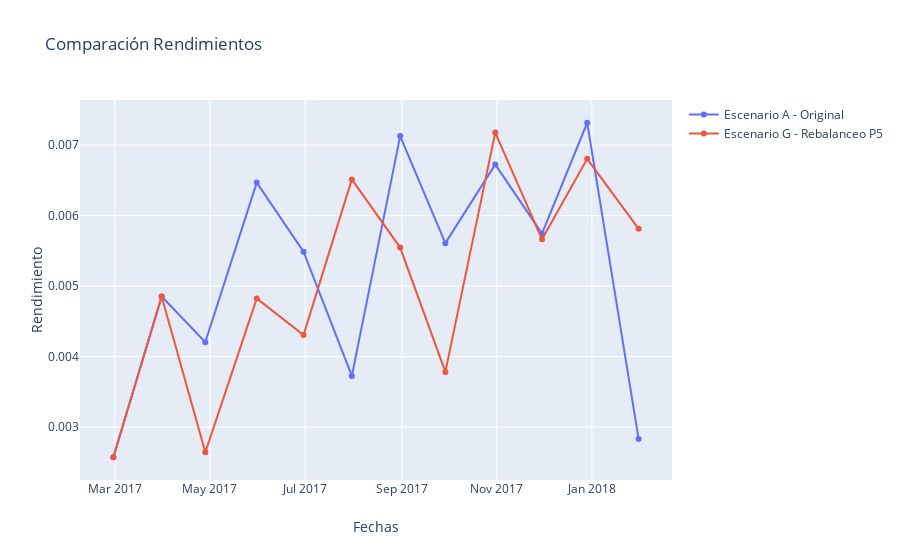

Write notebook code for a chart like this one.
### Code cell
x = fechas
data1 = go.Scatter(x=x,y= Rends_mensual, mode= 'lines+markers', name= 'Escenario A - Original')
data7 = go.Scatter(x=x,y= Rends_mensual4, mode= 'lines+markers', name= 'Escenario G - Rebalanceo P5')

data= [data1,data7]
layout = go.Layout(title='Comparación Rendimientos', xaxis=dict(title='Fechas'),yaxis=dict(title='Rendimiento'))
fig = go.Figure(data=data,layout=layout)
iplot(fig, filename = 'Hist')

### Figure 1 — Plotly figure (JSON) as saved in the notebook; plotly's stock layout.template omitted (floating-point values rounded to 4 significant figures)
{"data": [{"mode": "lines+markers", "name": "Escenario A - Original", "type": "scatter", "x": ["2017-02-28", "2017-03-31", "2017-04-28", "2017-05-31", "2017-06-30", "2017-07-31", "2017-08-31", "2017-09-29", "2017-10-31", "2017-11-30", "2017-12-29", "2018-01-31", "2018-02-28"], "y": [0.002574, 0.004854, 0.004206, 0.006468, 0.005489, 0.003727, 0.007127, 0.00561, 0.006726, 0.005745, 0.007317, 0.002832]}, {"mode": "lines+markers", "name": "Escenario G - Rebalanceo P5", "type": "scatter", "x": ["2017-02-28", "2017-03-31", "2017-04-28", "2017-05-31", "2017-06-30", "2017-07-31", "2017-08-31", "2017-09-29", "2017-10-31", "2017-11-30", "2017-12-29", "2018-01-31", "2018-02-28"], "y": [0.002574, 0.004854, 0.002644, 0.004825, 0.004307, 0.006514, 0.005547, 0.003784, 0.007177, 0.005664, 0.006806, 0.005813]}], "layout": {"title": {"text": "Comparación Rendimientos"}, "xaxis": {"title": {"text": "Fechas"}}, "yaxis": {"title": {"text": "Rendimiento"}}}}
